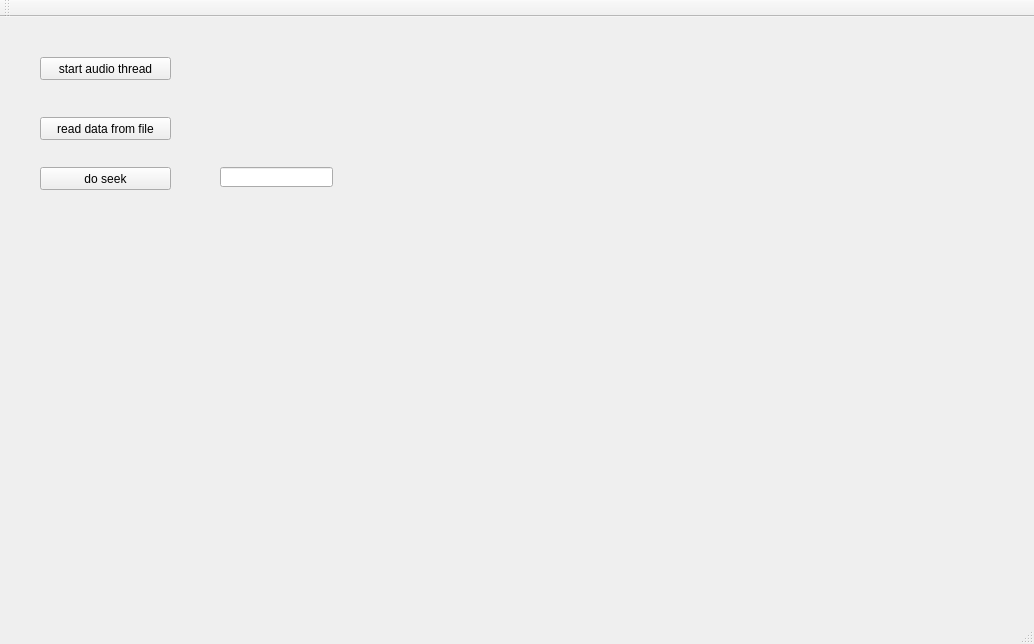
<?xml version="1.0" encoding="UTF-8"?>
<ui version="4.0">
 <class>MainWindow</class>
 <widget class="QMainWindow" name="MainWindow">
  <property name="geometry">
   <rect>
    <x>0</x>
    <y>0</y>
    <width>1034</width>
    <height>644</height>
   </rect>
  </property>
  <property name="windowTitle">
   <string>MainWindow</string>
  </property>
  <widget class="QWidget" name="centralWidget">
   <widget class="QPushButton" name="pushButton">
    <property name="geometry">
     <rect>
      <x>40</x>
      <y>40</y>
      <width>131</width>
      <height>23</height>
     </rect>
    </property>
    <property name="text">
     <string>start audio thread</string>
    </property>
   </widget>
   <widget class="QPushButton" name="pushButton_2">
    <property name="geometry">
     <rect>
      <x>40</x>
      <y>100</y>
      <width>131</width>
      <height>23</height>
     </rect>
    </property>
    <property name="text">
     <string>read data from file</string>
    </property>
   </widget>
   <widget class="QPushButton" name="pushButton_3">
    <property name="geometry">
     <rect>
      <x>40</x>
      <y>150</y>
      <width>131</width>
      <height>23</height>
     </rect>
    </property>
    <property name="text">
     <string>do seek</string>
    </property>
   </widget>
   <widget class="QLineEdit" name="lineEdit">
    <property name="geometry">
     <rect>
      <x>220</x>
      <y>150</y>
      <width>113</width>
      <height>20</height>
     </rect>
    </property>
   </widget>
  </widget>
  <widget class="QMenuBar" name="menuBar">
   <property name="geometry">
    <rect>
     <x>0</x>
     <y>0</y>
     <width>1034</width>
     <height>23</height>
    </rect>
   </property>
  </widget>
  <widget class="QToolBar" name="mainToolBar">
   <attribute name="toolBarArea">
    <enum>TopToolBarArea</enum>
   </attribute>
   <attribute name="toolBarBreak">
    <bool>false</bool>
   </attribute>
  </widget>
  <widget class="QStatusBar" name="statusBar"/>
 </widget>
 <layoutdefault spacing="6" margin="11"/>
 <resources/>
 <connections/>
</ui>
